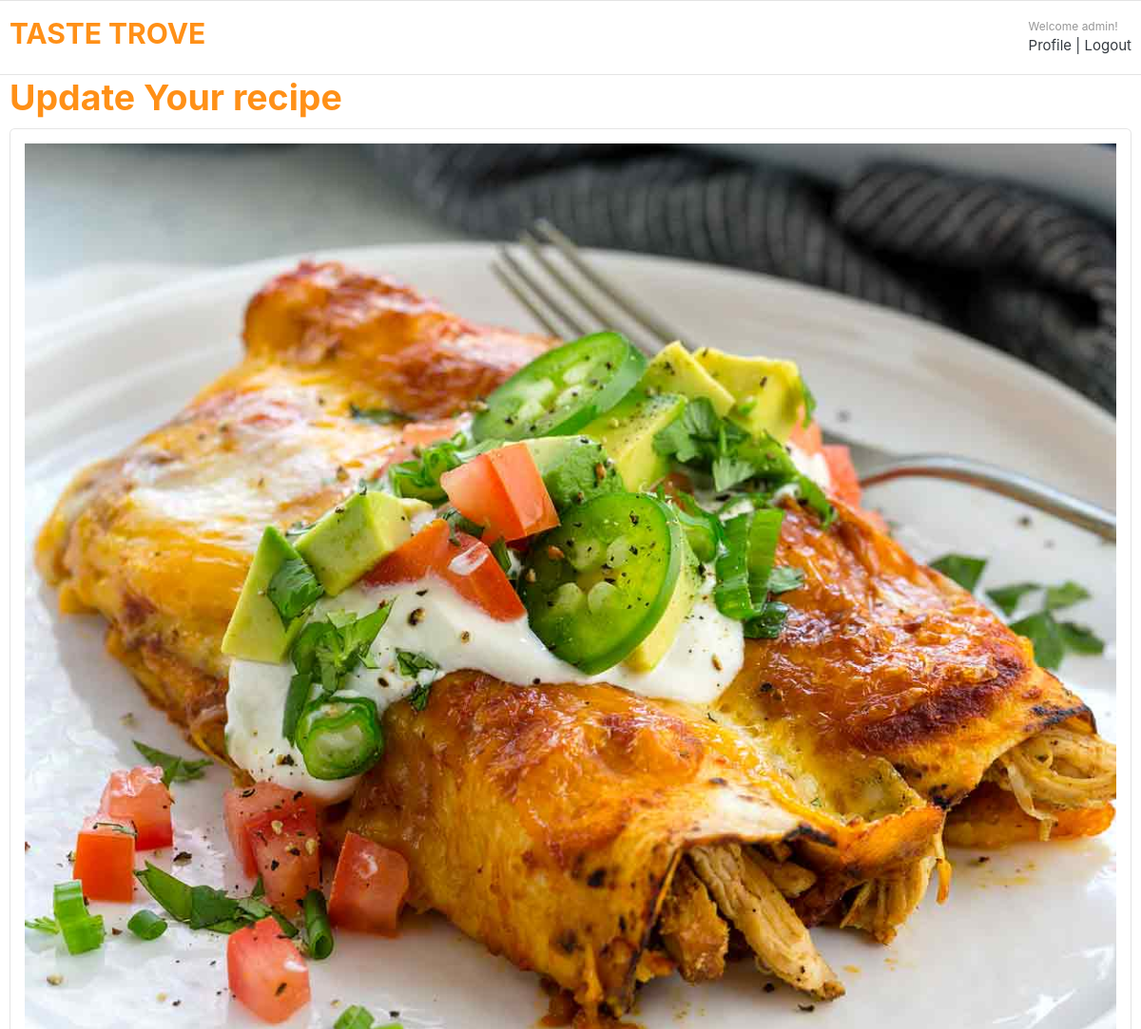
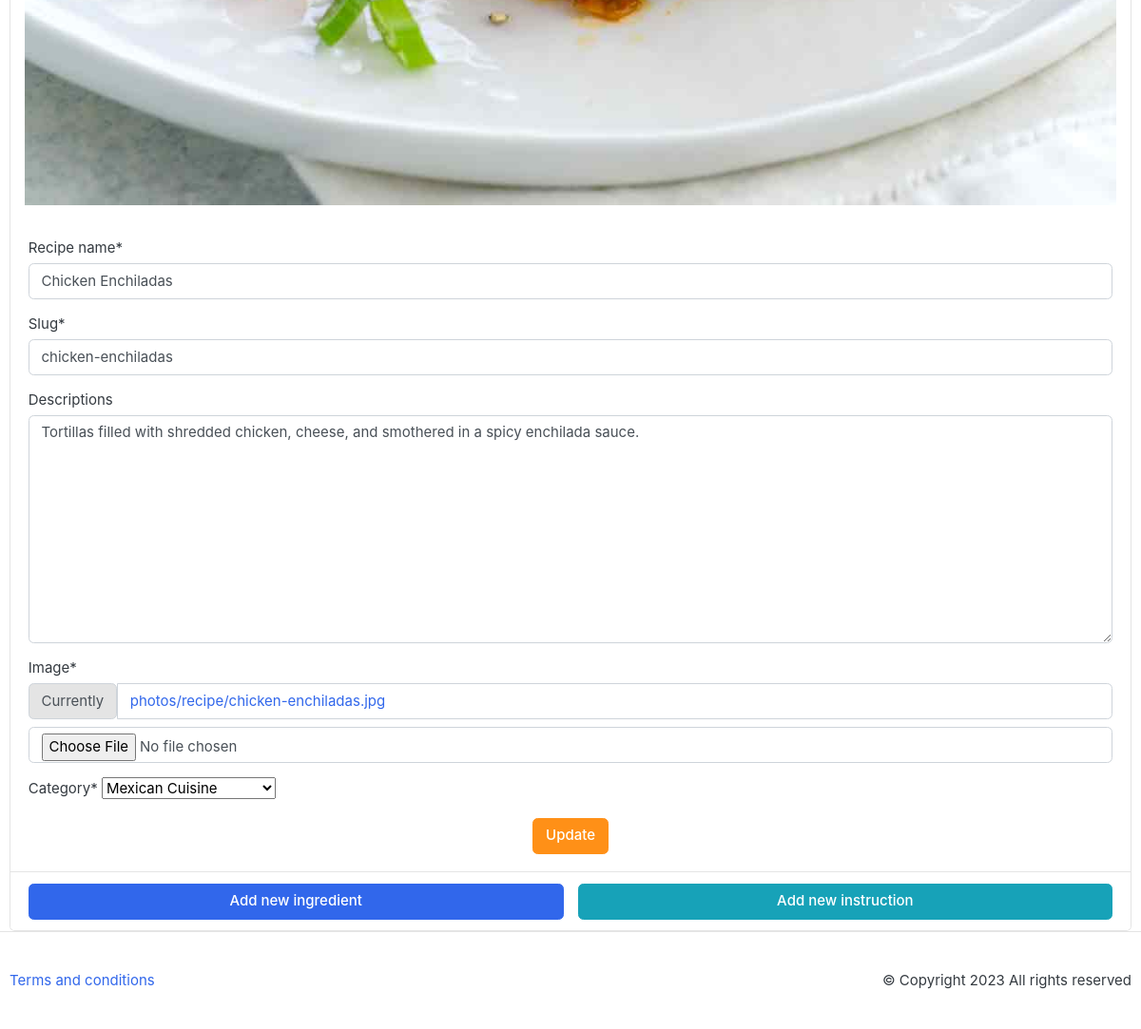
Screenshot of /recipe/edit-recipe/mexican-cuisine/chicken-enchiladas/ (signed in) with the database file from the repository (2 pictures, top to bottom).
### recipe/models.py (models this page shows, shortened)
class Recipe(models.Model):
    recipe_name = models.CharField(max_length=100, unique=True)
    slug = models.SlugField(max_length=200, unique=True)
    descriptions = models.TextField(blank=True)
    image = models.ImageField(upload_to="photos/recipe")
    category = models.ForeignKey(Category, on_delete=models.CASCADE)
    created_date = models.DateTimeField(auto_now_add=True)
    updated_date = models.DateTimeField(auto_now=True)
    created_by = models.ForeignKey(User, on_delete=models.CASCADE)

### recipe/views.py (the view)
# urls.py: path("edit-recipe/<slug:category_slug>/<slug:recipe_slug>/", edit_recipe, name="edit_recipe"),
def edit_recipe(request, category_slug, recipe_slug):
    recipe = get_object_or_404(Recipe, category__slug=category_slug, slug=recipe_slug)
    if request.user != recipe.created_by:
        return HttpResponse("Permission denied: You cannot edit this recipe")
    if request.method == 'POST':
        recipe_form = RecipeForm(request.POST, instance=recipe)
        if recipe_form.is_valid():
            recipe_form.save()
            return redirect('profile')
    else:
        recipe_form = RecipeForm(instance=recipe)
    context = {
        'recipe_form': recipe_form,
        'recipe': recipe,
    }
    return render(request, 'edit-recipe.html', context)

### recipe/forms.py
class RecipeForm(forms.ModelForm):
    class Meta:
        model = Recipe
        fields = ['recipe_name', 'slug', 'descriptions', 'image', 'category']

### category/models.py (called while the page is built)
    def __str__(self):
        return self.category_name

### recipe/templates/edit-recipe.html (shortened to what this page needs)
{% extends 'base.html' %}
{% block body %}
{% load crispy_forms_tags %}
<section>
    <div class="container">
        <h1 class="text-warning">Update Your recipe</h1>
        <div class="card">
            <img class="card-img-top h-100 w-100 p-3" style="object-fit: cover;" src="{{recipe.image.url}}" alt="Card image cap">
            <div class="card-body">
                <form method="post">
                    {{recipe_form|crispy}}
                    <div class="d-flex justify-content-center align-items-center">
                        <button type="submit" class="btn btn-warning">Update</button>
                    </div>
                </form>
            </div>
            <div class="card-footer d-flex justify-content-center align-items-center flex-nowrap">
                <a href="{% url 'add_ingredients' recipe.slug %}" class="btn btn-primary w-100 mr-2">Add new ingredient</a>
                <a href="{% url 'add_instructions' recipe.slug %}" class="btn btn-info w-100 ml-2">Add new instruction</a>
            </div>
        </div>
    </div>
</section>
{% endblock %}

### templates/base.html (shortened to what this page needs)
{% load static %}
<!DOCTYPE html>
<html lang="en">
<head>
    <link href="{% static 'css/bootstrap.css' %}" rel="stylesheet" type="text/css" />
    <link
      href="{% static 'fonts/fontawesome/css/all.min.css' %}"
      type="text/css"
      rel="stylesheet"
    />
    <link href="{% static 'css/ui.css' %}" rel="stylesheet" type="text/css" />
    <link
      href="{% static 'css/responsive.css' %}"
      rel="stylesheet"
      media="only screen and (max-width: 1200px)"
    />
  </head>
<body>
    <header class="section-header">
      <section class="header-main border-bottom">
        <div class="container">
          <div class="d-flex flex-nowrape align-items-center justify-content-between">
            <div>
              <a href="{% url 'home' %}" class="brand-wrap text-warning">
                <h2>TASTE TROVE</h2>
              </a>
            </div>
            <div>
              <div class="d-flex justify-content-end mb-3 mb-lg-0">
                <div class="widget-header">
                  {% if request.user.is_authenticated %}
                  <small class="title text-muted">Welcome {{request.user.username}}!</small>
                  <div>
                    <a href="{% url 'profile' %}">Profile</a>
                    <span class="dark-transp"> | </span>
                    <a href="{% url 'logout' %}"> Logout</a>
                  </div>
                  {% else %}
                  <div>
                    <a href="{% url 'login' %}">Login</a>
                    <span class="dark-transp"> | </span>
                    <a href="{% url 'register' %}"> Register</a>
                  </div>
                  {% endif %}
                </div>
              </div>
            </div>
          </div>
        </div>
      </section>
    </header>
    {% block body %} {% endblock %}
  <footer class="section-footer border-top padding-y">
    <div class="container">
      <p class="float-md-right">&copy Copyright {% now "Y" %} All rights reserved</p>
      <p>
        <a href="#">Terms and conditions</a>
      </p>
    </div>
  </footer>
</body>
</html>

### static/css/ui.css (style rules this page uses)
html { font-family: "Inter", sans-serif; font-size: 15px; }
.padding-y { padding-top: 40px; padding-bottom: 40px; }
p:last-child { margin-bottom: 0; }
.header-main { position: relative; padding-top: 1rem; padding-bottom: 1rem; }
.widget-header { display: inline-block; vertical-align: middle; position: relative; }
.widget-header a { color: #343a40; }
.widget-header .title { display: block; }

### rows the page displays
Recipe: image (picture), recipe_name "Chicken Enchiladas", slug "chicken-enchiladas", descriptions "Tortillas filled with shredded chicken, cheese, and smothered in a spicy enchilada sauce.", category "Mexican Cuisine"

### other values shown
{{ request.user.username }} "admin"
